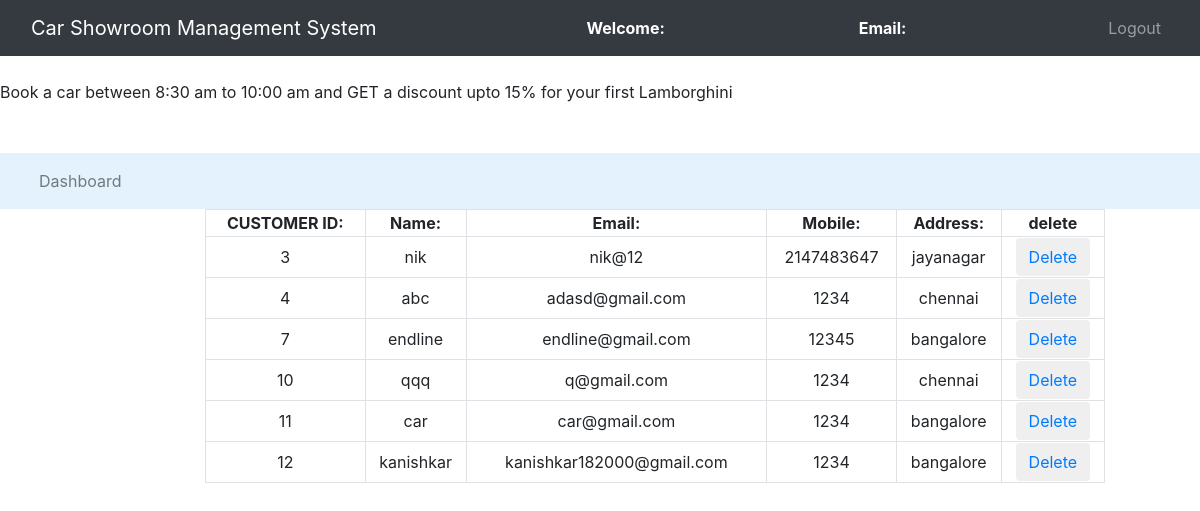
Screenshot of /csms/admin/regusers.php with the database file from the repository.
### tables this page shows
CREATE TABLE `register` (
  `id` int(30) NOT NULL,
  `name` varchar(30) NOT NULL,
  `email` varchar(30) NOT NULL,
  `password` varchar(30) NOT NULL,
  `mobile` int(30) NOT NULL,
  `address` varchar(30) NOT NULL
);

### csms/admin/regusers.php (the view, shortened to what this page needs)
<?php
	$connection = mysqli_connect("localhost","root","");
	$query = "select * from register";
?>
<!DOCTYPE html>
<html lang="en" dir="ltr">
  <head>
    <link rel="stylesheet" href="https://stackpath.bootstrapcdn.com/bootstrap/4.1.3/css/bootstrap.min.css">
  </head>
  <body>
    <nav class="navbar navbar-expand-lg navbar-dark bg-dark">
		<div class="container-fluid">
			<div class="navbar-header">
				<a class="navbar-brand" href="index.php">Car Showroom Management System</a>
			</div>
      <font style="color: white"><span><strong>Welcome: <?php echo $_SESSION['name'];?></strong></span></font>
			<font style="color: white"><span><strong>Email: <?php echo $_SESSION['email'];?></strong></span></font>
			<ul class="nav navbar-nav navbar-right">
        <li class="nav-item"><a class="nav-link" href="logout.php">Logout</a></li>
			</ul>
		</div>
	</nav><br>
  <span><marquee>Book a car between 8:30 am to 10:00 am and GET a discount upto 15% for your first Lamborghini</marquee></span><br><br>
  <div class="row">
   <div class="col-md-3">
     </div>
   </div>
	 <nav class="navbar navbar-expand-lg navbar-light" style="background-color: #e3f2fd">
	<div class="container-fluid">
		<ul class="nav navbar-nav navbar-center">
			<li class="nav-item">
				<a href="admin_dashboard.php" class="nav-link">Dashboard</a>
			</li>
</nav>
<div class="row">
	<div class="col-md-2"></div>
	<div class="col-md-8">
		<form>
			<table class="table-bordered" width="900px" style="text-align: center">
				<tr>
          <th>CUSTOMER ID:</th>
					<th>Name:</th>
					<th>Email:</th>
					<th>Mobile:</th>
					<th>Address:</th>
          <th>delete</th>
				</tr>
				<?php
					$query_run = mysqli_query($connection,$query);
					while($row = mysqli_fetch_assoc($query_run)){
            $id = $row['id'];
						$name = $row['name'];
						$email = $row['email'];
						$mobile = $row['mobile'];
						$address = $row['address'];
				?>
						<tr>
              <td><?php echo $id;?></td>
							<td><?php echo $name;?></td>
							<td><?php echo $email;?></td>
							<td><?php echo $mobile;?></td>
							<td><?php echo $address;?></td>
               <td><button class="btn" name=""><a href="delete.php?bn=<?php echo $row['id'];?>">Delete</a></button></td>
						</tr>
						<?php
					}
				?>
			</table>
		</form>
	</div>
	<div class="col-md-2"></div>
</div>
</body>
</html>

### rows the page displays
register: id "3", name "nik", email "nik@12", mobile "2147483647", address "jayanagar"
register: id "4", name "abc", email "adasd@gmail.com", mobile "1234", address "chennai"
register: id "7", name "endline", email "endline@gmail.com", mobile "12345", address "bangalore"
register: id "10", name "qqq", email "q@gmail.com", mobile "1234", address "chennai"
register: id "11", name "car", email "car@gmail.com", mobile "1234", address "bangalore"
register: id "12", name "kanishkar", email "kanishkar182000@gmail.com", mobile "1234", address "bangalore"
